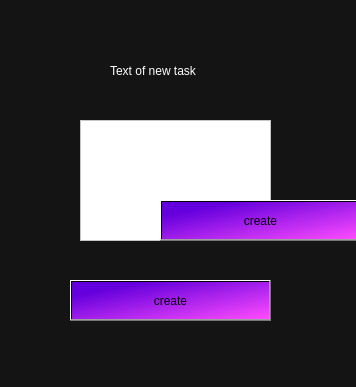
<?xml version="1.0" encoding="UTF-8"?>
<ui version="4.0">
 <class>create_new_task</class>
 <widget class="QDialog" name="create_new_task">
  <property name="geometry">
   <rect>
    <x>0</x>
    <y>0</y>
    <width>356</width>
    <height>387</height>
   </rect>
  </property>
  <property name="windowTitle">
   <string>Dialog</string>
  </property>
  <property name="styleSheet">
   <string notr="true">background-color:rgb(20, 20, 20);</string>
  </property>
  <widget class="QPushButton" name="create">
   <property name="geometry">
    <rect>
     <x>70</x>
     <y>280</y>
     <width>201</width>
     <height>41</height>
    </rect>
   </property>
   <property name="styleSheet">
    <string notr="true">background-color: qlineargradient(spread:pad, x1:0.159204, y1:0.205, x2:1, y2:1, stop:0 rgba(100, 0, 221, 255), stop:1 rgba(255, 76, 255, 255));</string>
   </property>
   <property name="text">
    <string>create</string>
   </property>
  </widget>
  <widget class="QLabel" name="label">
   <property name="geometry">
    <rect>
     <x>110</x>
     <y>50</y>
     <width>151</width>
     <height>41</height>
    </rect>
   </property>
   <property name="styleSheet">
    <string notr="true">color:white;</string>
   </property>
   <property name="text">
    <string>Text of new task</string>
   </property>
  </widget>
  <widget class="QTextEdit" name="text_of_new_task">
   <property name="geometry">
    <rect>
     <x>80</x>
     <y>120</y>
     <width>191</width>
     <height>121</height>
    </rect>
   </property>
   <property name="styleSheet">
    <string notr="true">background-color:white;</string>
   </property>
  </widget>
  <widget class="QPushButton" name="create_2">
   <property name="geometry">
    <rect>
     <x>160</x>
     <y>200</y>
     <width>201</width>
     <height>41</height>
    </rect>
   </property>
   <property name="styleSheet">
    <string notr="true">background-color: qlineargradient(spread:pad, x1:0.159204, y1:0.205, x2:1, y2:1, stop:0 rgba(100, 0, 221, 255), stop:1 rgba(255, 76, 255, 255));</string>
   </property>
   <property name="text">
    <string>create</string>
   </property>
  </widget>
 </widget>
 <resources/>
 <connections/>
</ui>
